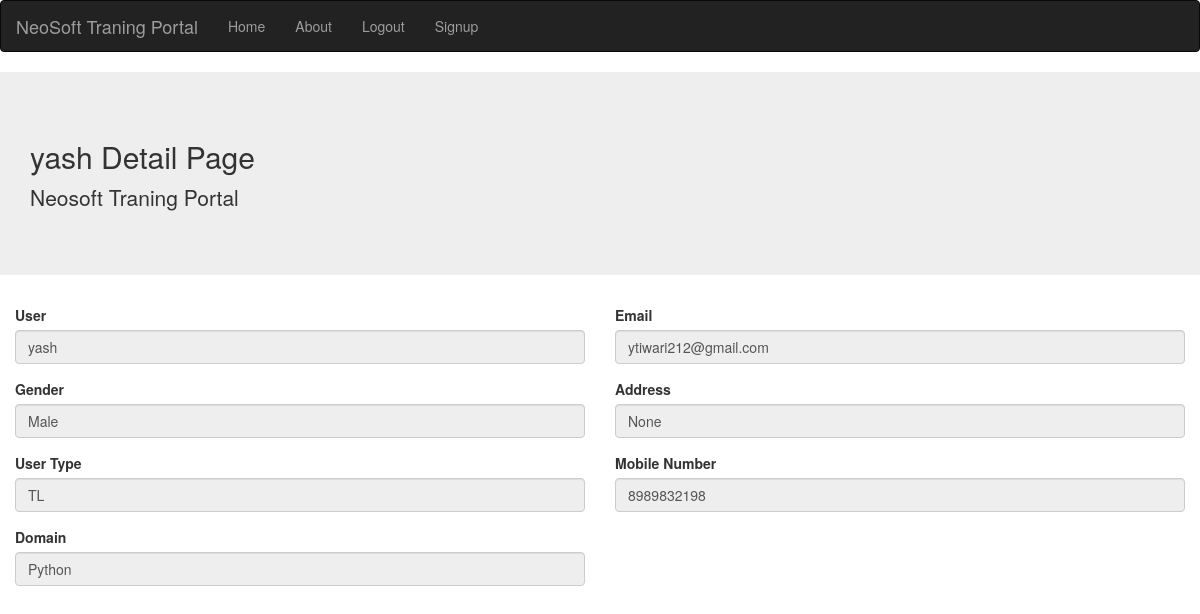
/tldetail/2/, run on the app's committed database.
### core/models.py (models this page shows)
class User(AbstractUser):
    mobile_number = models.CharField(
        max_length=40, unique=True, blank=False, null=False, db_index=True
    )
    address = models.CharField(max_length=255, blank=True, null=True)
    field_type = models.CharField(choices=STATE_CHOICE, max_length=50)
    User_type = models.CharField(choices=STATE_CHOICE2, max_length=50)
    assigned_client = models.CharField(max_length=100)
    DOB = models.DateField(null=True,blank=True)
    gender = models.CharField(choices=STATE_CHOICE1, max_length=50)
    def __str__(self):
        return f"{self.first_name}"

### core/views.py (the view)
# urls.py: path('tldetail/<int:pk>/',TLDetailView.as_view(),name='tl-detail'),
class TLDetailView(View):
    def get(self,request,*args,**kwargs):
        if request.method == "GET":
            user_id=kwargs.get('pk')
            user = User.objects.filter(pk=user_id).last()
            assignment= Assignment.objects.filter(user_id=user_id).last()
            traning = Traning.objects.filter(user_id=user_id).last()
            review = Review.objects.filter(user_id=user_id).last()
            client = Client.objects.filter(user_id=user_id).last()
            return render(request, 'core/tl_detail_page.html', {'user':user,'assignment':assignment,'traning':traning,'review':review,'client':client})

### core/templates/core/tl_detail_page.html (shortened to what this page needs)
{% extends 'core/base.html' %}
{%load static %}
{% block content %}
<head>
</head>
<body>
	<nav class="navbar navbar-inverse">
		<div class="container-fluid">
		  <div class="navbar-header">
			<a class="navbar-brand" href="#">NeoSoft Traning Portal</a>
		  </div>
		  <ul class="nav navbar-nav">
			<li><a href="{% url 'core:tl' %}">Home</a></li>
			<li><a href="{% url 'core:about' %}">About</a></li>
			<li><a href="{% url 'core:login' %}">Logout</a></li>
            <li><a href="{% url 'core:login' %}">Signup</a></li>
		  </ul>
		</div>
	</nav>
	<div class="jumbotron jumbotron-fluid">
		<div class="container">
		  <h2 class="display-4">{{user}} Detail Page</h2>
		  <p class="lead">Neosoft Traning Portal</p>
		</div>
	</div>
	<div class="col-md-6">
		<div class="form-group">
			<label>User</label>
			<input
			class="form-control"
			type="text"
			formControlName="drive_type"
			placeholder="Username"
			value="{{user.first_name}}"
			readonly/>
		</div>
	</div>
	<div class="col-md-6">
		<div class="form-group">
			<label>Email</label>
			<input
			class="form-control"
			type="text"
			formControlName="drive_type"
			placeholder="Email"
			value='{{user.email}}'
			readonly/>
		</div>
	</div>
	<div class="col-md-6">
		<div class="form-group">
			<label>Gender</label>
			<input
			class="form-control"
			type="text"
			formControlName="drive_type"
			placeholder="Gender"
			value='{{user.gender}}'
			readonly/>
		</div>
	</div>
	<div class="col-md-6">
		<div class="form-group">
			<label>Address</label>
			<input
			class="form-control"
			type="text"
			formControlName="drive_type"
			placeholder="Address"
			value='{{user.address}}'
			readonly/>
		</div>
	</div>
	<div class="col-md-6">
		<div class="form-group">
			<label>User Type</label>
			<input class="form-control" type="text" formControlName="drive_type" placeholder="User Type" value="{{user.User_type}}"readonly>
		</div>
	</div>
	<div class="col-md-6">
		<div class="form-group">
			<label>Mobile Number </label>
			<input class="form-control" type="text" formControlName="drive_type" placeholder="Mobile number" value="{{user.mobile_number}}"readonly>
		</div>
	</div>
    <div class="col-md-6">
		<div class="form-group">
			<label>Domain </label>
			<input class="form-control" type="text" formControlName="drive_type" placeholder="Mobile number" value="{{user.field_type}}"readonly>
		</div>
	</div>
</body>
{% endblock %}

### data on the page
User: first_name "yash", email "ytiwari212@gmail.com", gender "Male", address "None", User_type "TL", mobile_number "8989832198", field_type "Python"
